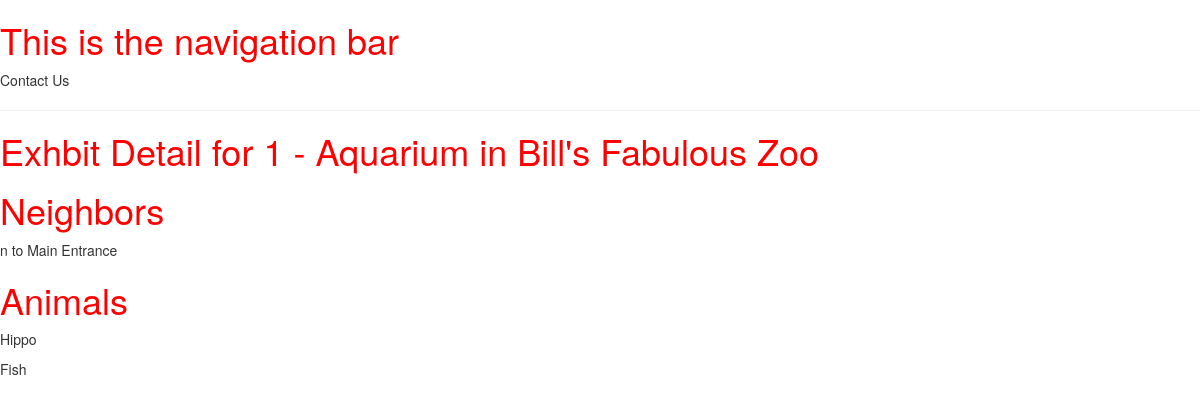
Before: /zoo/exhibit/1 with the older database file.
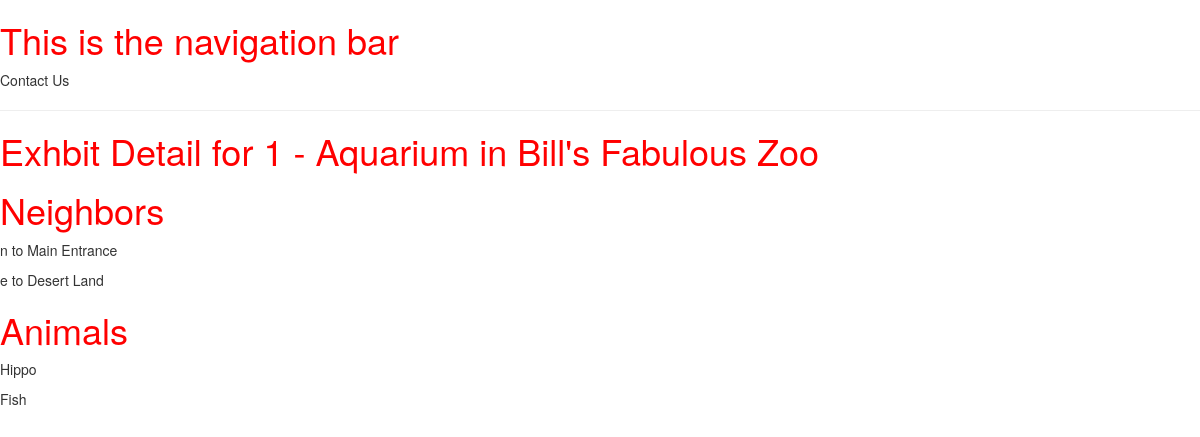
After: the same page with the newer database file.
### zoo/models.py (models this page shows, shortened)
class Exhibit(models.Model):
	name = models.CharField(max_length=200, help_text="Enter Exhbit Name")
	zoo = models.ForeignKey('Zoo', on_delete=models.SET_NULL, null=True)

class Zoo(models.Model):
	name = models.CharField(max_length=200, help_text="Enter Zoo Name")
	logoFileName = models.CharField(max_length=200, help_text="Enter logo file name", null=True)

class ExhibitNeighbor(models.Model):
	fromExhibit = models.ForeignKey('Exhibit', on_delete=models.SET_NULL, null=True, related_name='fromExhibit')
	toExhibit = models.ForeignKey('Exhibit', on_delete=models.SET_NULL, null=True, related_name='toExhibit')
	CARDINAL = (
		('n', 'North'),
		('s', 'South'),
		('w', 'West'),
		('e', 'East'),
		('nw', 'Northwest'),
		('ne', 'Northeast'),
		('sw', 'Southwest'),
		('se', 'Southeast')
	)
	direction = models.CharField(max_length=2, choices=CARDINAL, help_text="Enter Direction", null=True, blank=True)

class Animal(models.Model):
	name = models.CharField(max_length=200, help_text="Enter Animal Name")
	imageFileName = models.CharField(max_length=200, help_text="Enter logo file name", null=True)
	exhibit = models.ForeignKey('Exhibit', on_delete=models.SET_NULL, null=True)
	soundFileName = models.CharField(max_length=200, help_text="Enter sound file name", null=True, blank=True)
	habitatDescription = models.TextField(max_length=1000, help_text='Enter a description of the habitat')
	dietDescription = models.TextField(max_length=1000, help_text='Enter a description of the diet')

### zoo/views.py (the view)
# urls.py: path('exhibit/<int:pk>', views.ExhibitDetailView.as_view(), name='exhibitDetail'),
class ExhibitDetailView(generic.DetailView):
    model = Exhibit

### zoo/templates/zoo/exhibit_detail.html
{% extends "base_generic.html" %}
{% block content %}
<h1>Exhbit Detail for {{ exhibit.id }} - {{ exhibit.name }} in {{ exhibit.zoo.name }}</h1>
<h1>Neighbors</h1>
{% for neighbor in exhibit.fromExhibit.all %}
  <p>{{ neighbor.direction }} to {{ neighbor.toExhibit.name }}
{% endfor %}
<h1>Animals</h1>
{% for animal in exhibit.animal_set.all %}
  <p>{{ animal.name }}</p>
{% endfor %}
{% endblock %}

### zoo/templates/base_generic.html (shortened to what this page needs)
<!DOCTYPE html>
<html lang="en">
<head>
  <link rel="stylesheet" href="https://maxcdn.bootstrapcdn.com/bootstrap/3.3.7/css/bootstrap.min.css">
  {% load static %}
  <link rel="stylesheet" href="{% static 'css/styles.css' %}">
</head>
<body>
  <h1>This is the navigation bar</h1>
  <p>Contact Us</p>
  <hr>
	{% block content %}{% endblock %}
</body>
</html>

### zoo/static/css/styles.css (style rules this page uses)
h1 { color: red; }

Changed rows visible on the page:
added ExhibitNeighbor: direction "e", toExhibit.name "Desert Land"
